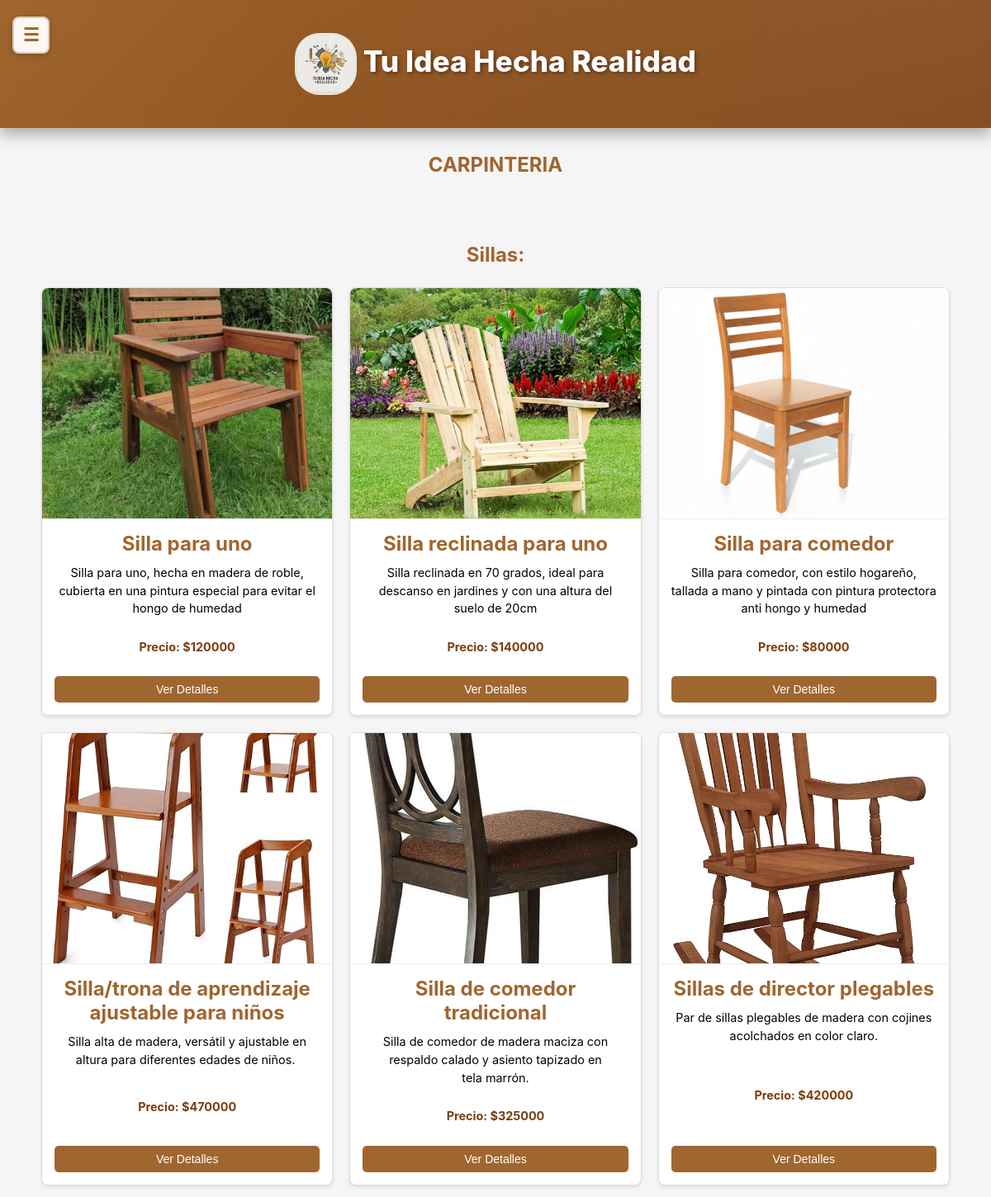
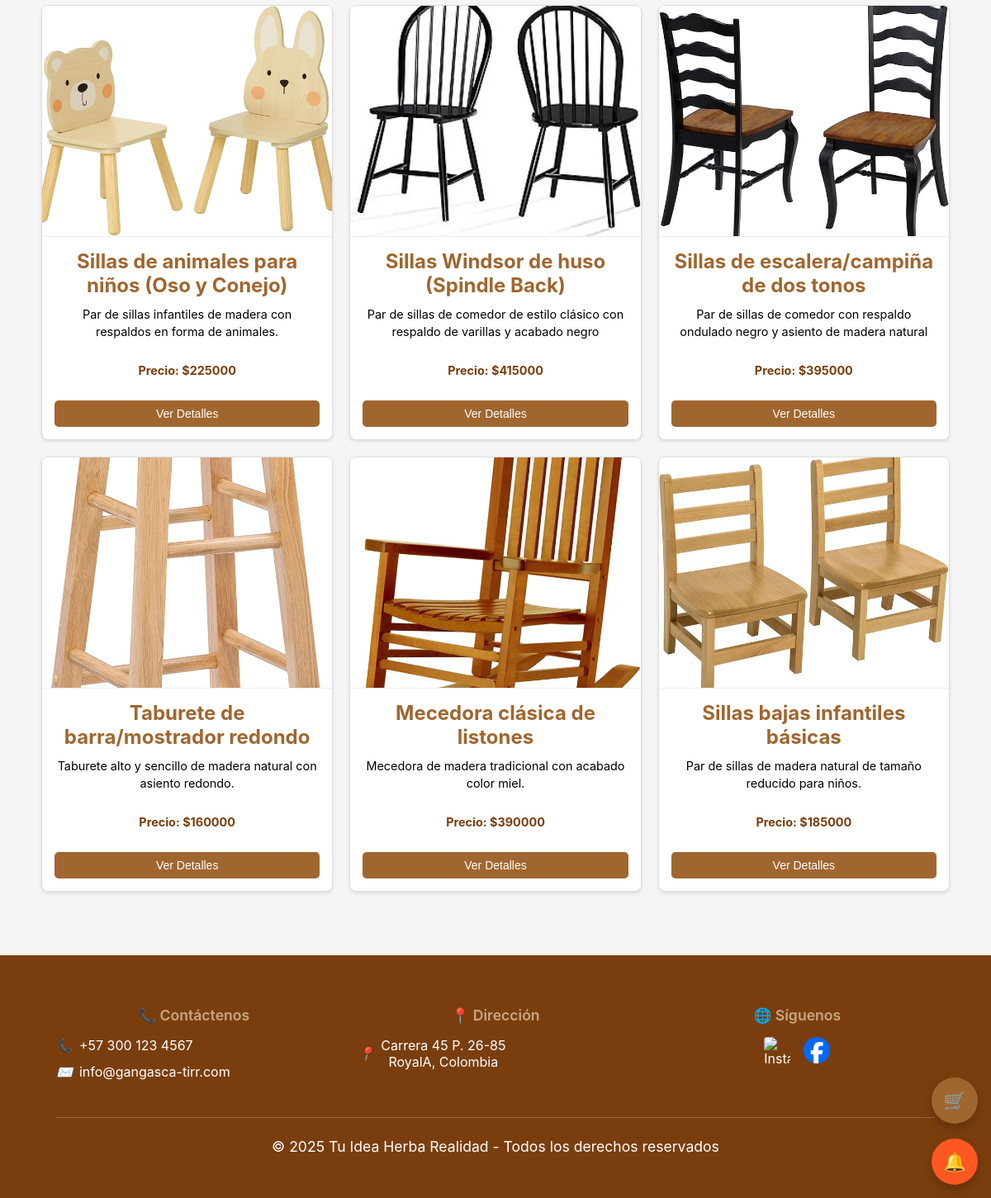
Page /vidrieria/ on the committed database (2 pictures, top to bottom).
### core/models.py (models this page shows)
class Sillas(models.Model):
    nombre2 = models.CharField(max_length=100)
    descripcion2 = models.CharField(max_length=250, default='', blank=True,null=True)
    precio2 = models.DecimalField(max_digits=10, decimal_places=2)
    imagen2 = models.ImageField(upload_to='uploads/productos/')
    cantidad_disponible = models.IntegerField(default=0)
    is_active = models.BooleanField(default=True)

### Productos/views.py (the view)
# urls.py: path('vidrieria/', views.vidrieria, name='vidrieria'),
def vidrieria(request):
    usernameCliente = request.session.get('usernameCliente')
    usuario = None
    if usernameCliente:
        try:
            usuario = UserClientes.objects.get(usernameCliente=usernameCliente)
        except UserClientes.DoesNotExist:
            pass
    sillas = Sillas.objects.filter(is_active=True)
    context = {
        'sillas': sillas,
        'usuario': usuario
    }
    return render(request, "Productos/vidrieria.html", context)

### core/context_processors.py (called while the page is built, shortened)
def idea_notifications(request):
    username_cliente = request.session.get('usernameCliente')
    username_empresa = request.session.get('usernameEmpresa')
    has_notif = False
    try:
        if username_cliente:
            has_notif = MensajeIdea.objects.filter(
                idea__autor=username_cliente,
                remitente_tipo='empresa',
                leido=False
            ).exists()
    except Exception as e:
        print(f"Error en idea_notifications: {str(e)}")
        has_notif = False
    return {
        'has_idea_notifications': has_notif
    }

### Productos/templates/Productos/vidrieria.html (shortened to what this page needs)
<!DOCTYPE html>
<html lang="es">
<head>
    {% load static %}
    <link rel="stylesheet" href="{% static 'Productos/css/styles1.css' %}">
    <link rel="stylesheet" href="{% static 'core/css/responsive.css' %}">
</head>
<body>
<div class="main-content-wrapper">
  <header>
    <button class="sidebar-toggle" onclick="toggleSidebar()">☰</button>
    <h1 class="div" style="text-align: center;">
      <img src="{% static 'core/img/Gemini_Generated_Image_tzay6utzay6utzay.jfif' %}" alt="Logo" width="75" height="75">
      Tu Idea Hecha Realidad
    </h1>
  </header>
<section>
    <div>
        <h2>CARPINTERIA</h2>
        <section class="seccion-at">
            <div>
                <div>
                    <div>
                        <div>
                            <div>
                                <h3>Sillas:</h3>
                            </div>
                        </div>
                    </div>
                    <div class="contenedor-articulos" id="contenedorArticulos">
                        {% for silla in sillas %}
                        <div class="articulo">
                            {% if silla.imagen2 %}
                            <img src="{{ silla.imagen2.url }}" alt="{{ silla.nombre2 }}">
                            {% else %}
                            <img src="{% static 'Productos/img/Sillas.jpg' %}" alt="{{ silla.nombre2 }}">
                            {% endif %}
                            <div class="contenido-articulo">
                                <h3>{{ silla.nombre2 }}</h3>
                                <p>{{ silla.descripcion2 }}</p>
                                <p class="precio-destacado">Precio: ${{ silla.precio2|floatformat:0 }}</p>
                                <button class="btn-ver-detalles" onclick="mostrarDetalles('silla', {{ silla.id }}, '{{ silla.nombre2|escapejs }}', '{{ silla.descripcion2|escapejs }}', '{{ silla.precio2 }}', '{% if silla.imagen2 %}{{ silla.imagen2.url }}{% else %}{% static 'Productos/img/Sillas.jpg' %}{% endif %}')">Ver Detalles</button>
                            </div>
                        </div>
                        {% endfor %}
                    </div>
                </div>
            </div>
        </section>
    </div>
</section>
    <footer>
        <div class="footer-content">
            <div class="footer-section">
                <h3 class="footer-title">📞 Contáctenos</h3>
                <div class="footer-info">
                    <i>📞</i>
                    <span>+57 300 123 4567</span>
                </div>
                <div class="footer-info">
                    <i>✉️</i>
                    <span>info@gangasca-tirr.com</span>
                </div>
            </div>
            <div class="footer-section">
                <h3 class="footer-title">📍 Dirección</h3>
                <div class="footer-info">
                    <i>📍</i>
                    <span>Carrera 45 P. 26-85<br>RoyalA, Colombia</span>
                </div>
            </div>
            <div class="footer-section">
                <h3 class="footer-title">🌐 Síguenos</h3>
                <div class="footer-social">
                    <a href="https://www.instagram.com/tu_idea_hecha_realidad?igsh=Y3ByM2lyZGcwNHVy" class="social-icon-img" aria-label="Instagram">
                        <img src="{% static 'core/img/Instagram.webp' %}" alt="Instagram" class="social-logo" width="24" height="24">
                    </a>
                    <a href="https://www.facebook.com/share/1ACEVZbZHV/" class="social-icon-img" aria-label="Facebook">
                        <img src="{% static 'core/img/Facebook.png' %}" alt="Facebook" class="social-logo" width="24" height="24">
                    </a>
                </div>
            </div>
        </div>
        <div class="footer-bottom">
            <p>© 2025 Tu Idea Herba Realidad - Todos los derechos reservados</p>
        </div>
    </footer>
</div>
{% include 'core/floating_buttons.html' %}
{% include 'core/modal_notificaciones.html' %}
</body>
</html>

### core/static/core/css/responsive.css (style rules this page uses)
html { overflow-x: hidden; width: 100%; max-width: 100vw; }
body { overflow-x: hidden; width: 100%; max-width: 100vw; margin: 0; padding: 0; }
* { box-sizing: border-box; }
.sidebar-toggle { display: flex !important; position: fixed !important; top: 20px !important; left: 15px !important; z-index: 10003 !important; background: rgba(255, 255, 255, 0.95); color: #A0662F; border: 2px solid rgba(160, 102, 47, 0.3); width: 45px; height: 45px; border-radius: 8px; cursor: pointer; box-shadow: 0 2px 8px rgba(0, 0, 0, 0.2); transition: all 0.3s ease; font-size: 22px; align-items: center; justify-content: center; font-weight: bold; }
@media screen and (min-width: 1025px) and (max-width: 1366px) { .sidebar-toggle { display: flex !important; position: fixed !important; top: 20px !important; left: 15px !important; z-index: 10003 !important; align-items: center; justify-content: center; } }
@media screen and (min-width: 1025px) and (max-width: 1366px) { .main-content-wrapper { margin-left: 0 !important; width: 100% !important; padding: 0 20px 20px 20px; } }
@media screen and (min-width: 1025px) and (max-width: 1366px) { .contenedor-articulos { grid-template-columns: repeat(auto-fill, minmax(280px, 1fr)); gap: 20px; } }
@media screen and (min-width: 1025px) and (max-width: 1366px) { header h1 { font-size: 2.2rem; } }
@media screen and (min-width: 1025px) and (max-width: 1366px) { .footer-content { flex-direction: row; flex-wrap: wrap; gap: 2rem; } }
@media screen and (min-width: 1025px) and (max-width: 1366px) { .footer-section { flex: 1 1 30%; min-width: 200px; } }

### rows in the picture
Sillas: imagen2 (picture), nombre2 "Silla para uno", descripcion2 "Silla para uno, hecha en madera de roble, cubierta en una pintura especial para evitar el hongo de humedad", precio2 "120000"
Sillas: imagen2 (picture), nombre2 "Silla reclinada para uno", descripcion2 "Silla reclinada en 70 grados, ideal para descanso en jardines y con una altura del suelo de 20cm", precio2 "140000"
Sillas: imagen2 (picture), nombre2 "Silla para comedor", descripcion2 "Silla para comedor, con estilo hogareño, tallada a mano y pintada con pintura protectora anti hongo y humedad", precio2 "80000"
Sillas: imagen2 (picture), nombre2 "Silla/trona de aprendizaje ajustable para niños", descripcion2 "Silla alta de madera, versátil y ajustable en altura para diferentes edades de niños.", precio2 "470000"
Sillas: imagen2 (picture), nombre2 "Silla de comedor tradicional", descripcion2 "Silla de comedor de madera maciza con respaldo calado y asiento tapizado en tela marrón.", precio2 "325000"
Sillas: imagen2 (picture), nombre2 "Sillas de director plegables", descripcion2 "Par de sillas plegables de madera con cojines acolchados en color claro.", precio2 "420000"
Sillas: imagen2 (picture), nombre2 "Sillas de animales para niños (Oso y Conejo)", descripcion2 "Par de sillas infantiles de madera con respaldos en forma de animales.", precio2 "225000"
Sillas: imagen2 (picture), nombre2 "Sillas Windsor de huso (Spindle Back)", descripcion2 "Par de sillas de comedor de estilo clásico con respaldo de varillas y acabado negro", precio2 "415000"
Sillas: imagen2 (picture), nombre2 "Sillas de escalera/campiña de dos tonos", descripcion2 "Par de sillas de comedor con respaldo ondulado negro y asiento de madera natural", precio2 "395000"
Sillas: imagen2 (picture), nombre2 "Taburete de barra/mostrador redondo", descripcion2 "Taburete alto y sencillo de madera natural con asiento redondo.", precio2 "160000"
Sillas: imagen2 (picture), nombre2 "Mecedora clásica de listones", descripcion2 "Mecedora de madera tradicional con acabado color miel.", precio2 "390000"
Sillas: imagen2 (picture), nombre2 "Sillas bajas infantiles básicas", descripcion2 "Par de sillas de madera natural de tamaño reducido para niños.", precio2 "185000"
